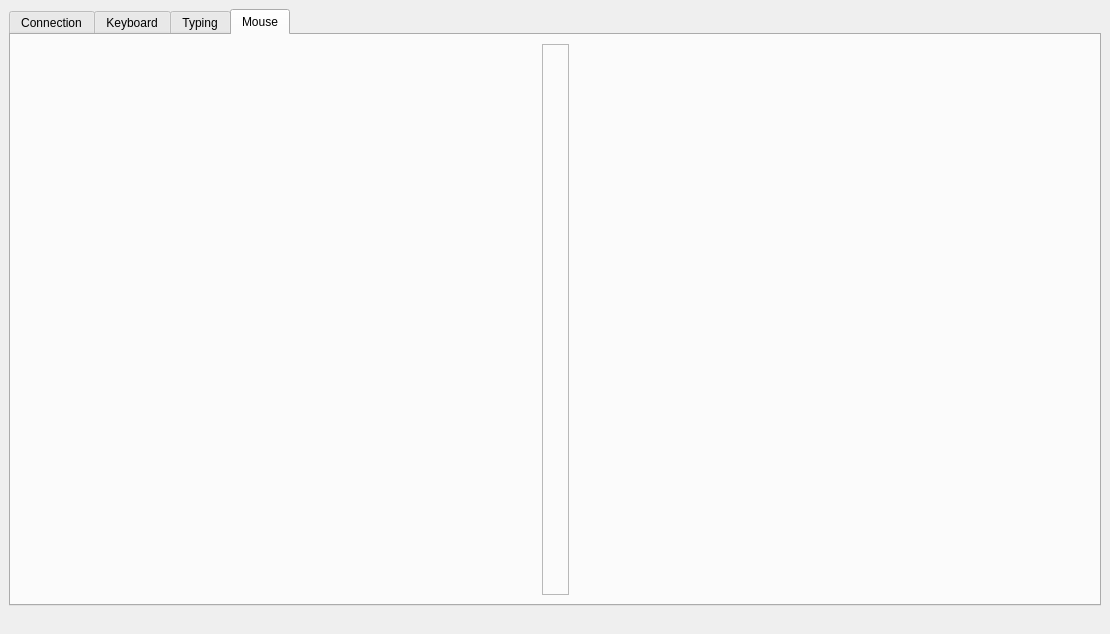
<?xml version="1.0" encoding="UTF-8"?>
<ui version="4.0">
 <class>SSHKBMWindow</class>
 <widget class="QMainWindow" name="SSHKBMWindow">
  <property name="geometry">
   <rect>
    <x>0</x>
    <y>0</y>
    <width>1110</width>
    <height>634</height>
   </rect>
  </property>
  <property name="windowTitle">
   <string>SSHKBM</string>
  </property>
  <widget class="QWidget" name="centralwidget">
   <layout class="QGridLayout" name="gridLayout">
    <item row="0" column="0">
     <layout class="QVBoxLayout" name="verticalLayout" stretch="0">
      <property name="sizeConstraint">
       <enum>QLayout::SetMaximumSize</enum>
      </property>
      <item>
       <widget class="QTabWidget" name="tabWidget">
        <property name="enabled">
         <bool>true</bool>
        </property>
        <property name="sizePolicy">
         <sizepolicy hsizetype="Preferred" vsizetype="Preferred">
          <horstretch>0</horstretch>
          <verstretch>0</verstretch>
         </sizepolicy>
        </property>
        <property name="focusPolicy">
         <enum>Qt::NoFocus</enum>
        </property>
        <property name="currentIndex">
         <number>3</number>
        </property>
        <widget class="QWidget" name="connectionTab">
         <attribute name="title">
          <string>Connection</string>
         </attribute>
         <layout class="QGridLayout" name="gridLayout_5">
          <item row="0" column="1">
           <layout class="QFormLayout" name="formLayout">
            <item row="0" column="0">
             <widget class="QLabel" name="label_2">
              <property name="text">
               <string>Host</string>
              </property>
              <property name="alignment">
               <set>Qt::AlignLeading|Qt::AlignLeft|Qt::AlignVCenter</set>
              </property>
             </widget>
            </item>
            <item row="0" column="1">
             <widget class="QLineEdit" name="hostField">
              <property name="inputMethodHints">
               <set>Qt::ImhLowercaseOnly</set>
              </property>
             </widget>
            </item>
            <item row="1" column="0">
             <widget class="QLabel" name="label_5">
              <property name="text">
               <string>Port</string>
              </property>
              <property name="alignment">
               <set>Qt::AlignLeading|Qt::AlignLeft|Qt::AlignVCenter</set>
              </property>
             </widget>
            </item>
            <item row="1" column="1">
             <widget class="QLineEdit" name="portField">
              <property name="inputMethodHints">
               <set>Qt::ImhDigitsOnly|Qt::ImhNoPredictiveText|Qt::ImhPreferNumbers</set>
              </property>
              <property name="text">
               <string/>
              </property>
              <property name="echoMode">
               <enum>QLineEdit::Normal</enum>
              </property>
             </widget>
            </item>
            <item row="2" column="0">
             <widget class="QLabel" name="label_3">
              <property name="text">
               <string>User</string>
              </property>
              <property name="alignment">
               <set>Qt::AlignLeading|Qt::AlignLeft|Qt::AlignVCenter</set>
              </property>
             </widget>
            </item>
            <item row="2" column="1">
             <widget class="QLineEdit" name="userField">
              <property name="inputMethodHints">
               <set>Qt::ImhLowercaseOnly|Qt::ImhPreferLatin</set>
              </property>
             </widget>
            </item>
            <item row="3" column="0">
             <widget class="QLabel" name="label_4">
              <property name="text">
               <string>Password</string>
              </property>
              <property name="alignment">
               <set>Qt::AlignLeading|Qt::AlignLeft|Qt::AlignVCenter</set>
              </property>
             </widget>
            </item>
            <item row="3" column="1">
             <widget class="QLineEdit" name="passwordField">
              <property name="inputMethodHints">
               <set>Qt::ImhHiddenText|Qt::ImhNoAutoUppercase|Qt::ImhNoPredictiveText|Qt::ImhSensitiveData</set>
              </property>
              <property name="echoMode">
               <enum>QLineEdit::Password</enum>
              </property>
             </widget>
            </item>
            <item row="7" column="1">
             <widget class="QLineEdit" name="displayField">
              <property name="text">
               <string>:0</string>
              </property>
             </widget>
            </item>
            <item row="4" column="1">
             <widget class="QPushButton" name="connectButton">
              <property name="text">
               <string>Connect</string>
              </property>
             </widget>
            </item>
            <item row="7" column="0">
             <widget class="QLabel" name="label_6">
              <property name="text">
               <string>Display</string>
              </property>
              <property name="alignment">
               <set>Qt::AlignLeading|Qt::AlignLeft|Qt::AlignVCenter</set>
              </property>
             </widget>
            </item>
           </layout>
          </item>
         </layout>
        </widget>
        <widget class="QWidget" name="keyboardTab">
         <property name="focusPolicy">
          <enum>Qt::NoFocus</enum>
         </property>
         <attribute name="title">
          <string>Keyboard</string>
         </attribute>
         <layout class="QGridLayout" name="gridLayout_4">
          <item row="0" column="0">
           <layout class="QVBoxLayout" name="verticalLayout_3">
            <item>
             <widget class="QFrame" name="frame_2">
              <property name="sizePolicy">
               <sizepolicy hsizetype="Minimum" vsizetype="Minimum">
                <horstretch>0</horstretch>
                <verstretch>0</verstretch>
               </sizepolicy>
              </property>
              <property name="frameShape">
               <enum>QFrame::StyledPanel</enum>
              </property>
              <property name="frameShadow">
               <enum>QFrame::Raised</enum>
              </property>
              <layout class="QGridLayout" name="gridLayout_7">
               <item row="0" column="0">
                <widget class="QLabel" name="label_7">
                 <property name="text">
                  <string>Keys pressed inside this tab will be sent to the remote computer.</string>
                 </property>
                 <property name="wordWrap">
                  <bool>true</bool>
                 </property>
                </widget>
               </item>
               <item row="1" column="0">
                <spacer name="verticalSpacer_3">
                 <property name="orientation">
                  <enum>Qt::Vertical</enum>
                 </property>
                 <property name="sizeHint" stdset="0">
                  <size>
                   <width>20</width>
                   <height>40</height>
                  </size>
                 </property>
                </spacer>
               </item>
               <item row="3" column="0">
                <widget class="QLabel" name="lastKeyLabel">
                 <property name="font">
                  <font>
                   <family>Sans Serif</family>
                   <pointsize>30</pointsize>
                   <weight>75</weight>
                   <bold>true</bold>
                  </font>
                 </property>
                 <property name="text">
                  <string/>
                 </property>
                 <property name="alignment">
                  <set>Qt::AlignCenter</set>
                 </property>
                </widget>
               </item>
               <item row="4" column="0">
                <spacer name="verticalSpacer_4">
                 <property name="orientation">
                  <enum>Qt::Vertical</enum>
                 </property>
                 <property name="sizeHint" stdset="0">
                  <size>
                   <width>20</width>
                   <height>40</height>
                  </size>
                 </property>
                </spacer>
               </item>
               <item row="6" column="0">
                <widget class="QFrame" name="frame_4">
                 <property name="frameShape">
                  <enum>QFrame::NoFrame</enum>
                 </property>
                 <property name="frameShadow">
                  <enum>QFrame::Raised</enum>
                 </property>
                 <layout class="QGridLayout" name="gridLayout_9">
                  <item row="2" column="0">
                   <layout class="QHBoxLayout" name="horizontalLayout_2">
                    <item>
                     <widget class="QCheckBox" name="ignoreModifiersCheck">
                      <property name="font">
                       <font>
                        <pointsize>11</pointsize>
                       </font>
                      </property>
                      <property name="focusPolicy">
                       <enum>Qt::NoFocus</enum>
                      </property>
                      <property name="text">
                       <string>Only the modifiers above</string>
                      </property>
                      <property name="checked">
                       <bool>false</bool>
                      </property>
                     </widget>
                    </item>
                    <item>
                     <widget class="QFrame" name="frame_8">
                      <property name="frameShape">
                       <enum>QFrame::NoFrame</enum>
                      </property>
                      <property name="frameShadow">
                       <enum>QFrame::Raised</enum>
                      </property>
                      <layout class="QHBoxLayout" name="horizontalLayout_8">
                       <item>
                        <widget class="QPushButton" name="leftArrowBtn">
                         <property name="cursor">
                          <cursorShape>OpenHandCursor</cursorShape>
                         </property>
                         <property name="focusPolicy">
                          <enum>Qt::NoFocus</enum>
                         </property>
                         <property name="text">
                          <string>←</string>
                         </property>
                         <property name="Key" stdset="0">
                          <string>Left</string>
                         </property>
                        </widget>
                       </item>
                       <item>
                        <widget class="QPushButton" name="downArrowBtn">
                         <property name="cursor">
                          <cursorShape>OpenHandCursor</cursorShape>
                         </property>
                         <property name="focusPolicy">
                          <enum>Qt::NoFocus</enum>
                         </property>
                         <property name="text">
                          <string>↓</string>
                         </property>
                         <property name="Key" stdset="0">
                          <string>Down</string>
                         </property>
                        </widget>
                       </item>
                       <item>
                        <widget class="QPushButton" name="upArrowBtn">
                         <property name="cursor">
                          <cursorShape>OpenHandCursor</cursorShape>
                         </property>
                         <property name="focusPolicy">
                          <enum>Qt::NoFocus</enum>
                         </property>
                         <property name="text">
                          <string>↑</string>
                         </property>
                         <property name="Key" stdset="0">
                          <string>Up</string>
                         </property>
                        </widget>
                       </item>
                       <item>
                        <widget class="QPushButton" name="rightArrowBtn">
                         <property name="cursor">
                          <cursorShape>OpenHandCursor</cursorShape>
                         </property>
                         <property name="focusPolicy">
                          <enum>Qt::NoFocus</enum>
                         </property>
                         <property name="text">
                          <string>→</string>
                         </property>
                         <property name="Key" stdset="0">
                          <string>Right</string>
                         </property>
                        </widget>
                       </item>
                      </layout>
                     </widget>
                    </item>
                   </layout>
                  </item>
                 </layout>
                </widget>
               </item>
               <item row="2" column="0">
                <widget class="QLabel" name="lastKeyTitleLabel">
                 <property name="text">
                  <string/>
                 </property>
                </widget>
               </item>
               <item row="5" column="0">
                <widget class="QFrame" name="frame_3">
                 <property name="frameShape">
                  <enum>QFrame::NoFrame</enum>
                 </property>
                 <property name="frameShadow">
                  <enum>QFrame::Raised</enum>
                 </property>
                 <layout class="QGridLayout" name="gridLayout_8">
                  <item row="2" column="0">
                   <layout class="QHBoxLayout" name="horizontalLayout">
                    <item>
                     <widget class="QCheckBox" name="shiftCheck">
                      <property name="focusPolicy">
                       <enum>Qt::NoFocus</enum>
                      </property>
                      <property name="text">
                       <string>Shift</string>
                      </property>
                     </widget>
                    </item>
                    <item>
                     <widget class="QCheckBox" name="ctrlCheck">
                      <property name="focusPolicy">
                       <enum>Qt::NoFocus</enum>
                      </property>
                      <property name="text">
                       <string>Ctrl</string>
                      </property>
                     </widget>
                    </item>
                    <item>
                     <widget class="QCheckBox" name="superCheck">
                      <property name="focusPolicy">
                       <enum>Qt::NoFocus</enum>
                      </property>
                      <property name="text">
                       <string>Super</string>
                      </property>
                     </widget>
                    </item>
                    <item>
                     <widget class="QCheckBox" name="altCheck">
                      <property name="focusPolicy">
                       <enum>Qt::NoFocus</enum>
                      </property>
                      <property name="text">
                       <string>Alt</string>
                      </property>
                     </widget>
                    </item>
                    <item>
                     <widget class="QCheckBox" name="altGrCheck">
                      <property name="focusPolicy">
                       <enum>Qt::NoFocus</enum>
                      </property>
                      <property name="text">
                       <string>Alt Gr</string>
                      </property>
                     </widget>
                    </item>
                    <item>
                     <widget class="QCheckBox" name="composeCheck">
                      <property name="focusPolicy">
                       <enum>Qt::NoFocus</enum>
                      </property>
                      <property name="text">
                       <string>Compose</string>
                      </property>
                     </widget>
                    </item>
                   </layout>
                  </item>
                 </layout>
                </widget>
               </item>
               <item row="13" column="0">
                <widget class="QFrame" name="frame_5">
                 <property name="frameShape">
                  <enum>QFrame::NoFrame</enum>
                 </property>
                 <property name="frameShadow">
                  <enum>QFrame::Raised</enum>
                 </property>
                 <layout class="QGridLayout" name="gridLayout_10">
                  <item row="0" column="0">
                   <layout class="QHBoxLayout" name="horizontalLayout_3">
                    <item>
                     <widget class="QPushButton" name="spaceBtn">
                      <property name="font">
                       <font>
                        <pointsize>10</pointsize>
                        <weight>50</weight>
                        <bold>false</bold>
                       </font>
                      </property>
                      <property name="cursor">
                       <cursorShape>OpenHandCursor</cursorShape>
                      </property>
                      <property name="focusPolicy">
                       <enum>Qt::NoFocus</enum>
                      </property>
                      <property name="text">
                       <string>Space</string>
                      </property>
                      <property name="Key" stdset="0">
                       <string>space</string>
                      </property>
                     </widget>
                    </item>
                    <item>
                     <widget class="QPushButton" name="escBtn">
                      <property name="font">
                       <font>
                        <pointsize>10</pointsize>
                       </font>
                      </property>
                      <property name="cursor">
                       <cursorShape>OpenHandCursor</cursorShape>
                      </property>
                      <property name="focusPolicy">
                       <enum>Qt::NoFocus</enum>
                      </property>
                      <property name="text">
                       <string>Esc</string>
                      </property>
                      <property name="Key" stdset="0">
                       <string>Escape</string>
                      </property>
                     </widget>
                    </item>
                    <item>
                     <widget class="QPushButton" name="tabBtn">
                      <property name="font">
                       <font>
                        <pointsize>10</pointsize>
                       </font>
                      </property>
                      <property name="cursor">
                       <cursorShape>OpenHandCursor</cursorShape>
                      </property>
                      <property name="focusPolicy">
                       <enum>Qt::NoFocus</enum>
                      </property>
                      <property name="text">
                       <string>Tab</string>
                      </property>
                      <property name="Key" stdset="0">
                       <string>Tab</string>
                      </property>
                     </widget>
                    </item>
                    <item>
                     <widget class="QPushButton" name="capsBtn">
                      <property name="font">
                       <font>
                        <pointsize>10</pointsize>
                       </font>
                      </property>
                      <property name="cursor">
                       <cursorShape>OpenHandCursor</cursorShape>
                      </property>
                      <property name="focusPolicy">
                       <enum>Qt::NoFocus</enum>
                      </property>
                      <property name="text">
                       <string>Caps</string>
                      </property>
                      <property name="Key" stdset="0">
                       <string>Caps_Lock</string>
                      </property>
                     </widget>
                    </item>
                    <item>
                     <widget class="QPushButton" name="insBtn">
                      <property name="font">
                       <font>
                        <pointsize>10</pointsize>
                       </font>
                      </property>
                      <property name="cursor">
                       <cursorShape>OpenHandCursor</cursorShape>
                      </property>
                      <property name="focusPolicy">
                       <enum>Qt::NoFocus</enum>
                      </property>
                      <property name="text">
                       <string>Ins</string>
                      </property>
                      <property name="Key" stdset="0">
                       <string>Insert</string>
                      </property>
                     </widget>
                    </item>
                    <item>
                     <widget class="QPushButton" name="delBtn">
                      <property name="font">
                       <font>
                        <pointsize>10</pointsize>
                       </font>
                      </property>
                      <property name="cursor">
                       <cursorShape>OpenHandCursor</cursorShape>
                      </property>
                      <property name="focusPolicy">
                       <enum>Qt::NoFocus</enum>
                      </property>
                      <property name="text">
                       <string>Del</string>
                      </property>
                      <property name="Key" stdset="0">
                       <string>Delete</string>
                      </property>
                     </widget>
                    </item>
                    <item>
                     <widget class="QPushButton" name="prtscrBtn">
                      <property name="font">
                       <font>
                        <pointsize>10</pointsize>
                       </font>
                      </property>
                      <property name="cursor">
                       <cursorShape>OpenHandCursor</cursorShape>
                      </property>
                      <property name="focusPolicy">
                       <enum>Qt::NoFocus</enum>
                      </property>
                      <property name="text">
                       <string>PrtScr</string>
                      </property>
                      <property name="Key" stdset="0">
                       <string>Print</string>
                      </property>
                     </widget>
                    </item>
                    <item>
                     <widget class="QPushButton" name="pgupBtn">
                      <property name="font">
                       <font>
                        <pointsize>10</pointsize>
                       </font>
                      </property>
                      <property name="cursor">
                       <cursorShape>OpenHandCursor</cursorShape>
                      </property>
                      <property name="focusPolicy">
                       <enum>Qt::NoFocus</enum>
                      </property>
                      <property name="text">
                       <string>PgUp</string>
                      </property>
                      <property name="Key" stdset="0">
                       <string>Prior</string>
                      </property>
                     </widget>
                    </item>
                    <item>
                     <widget class="QPushButton" name="pgdnBtn">
                      <property name="font">
                       <font>
                        <pointsize>10</pointsize>
                       </font>
                      </property>
                      <property name="cursor">
                       <cursorShape>OpenHandCursor</cursorShape>
                      </property>
                      <property name="focusPolicy">
                       <enum>Qt::NoFocus</enum>
                      </property>
                      <property name="text">
                       <string>PgDn</string>
                      </property>
                      <property name="Key" stdset="0">
                       <string>Next</string>
                      </property>
                     </widget>
                    </item>
                    <item>
                     <widget class="QPushButton" name="homeBtn">
                      <property name="font">
                       <font>
                        <pointsize>10</pointsize>
                       </font>
                      </property>
                      <property name="cursor">
                       <cursorShape>OpenHandCursor</cursorShape>
                      </property>
                      <property name="focusPolicy">
                       <enum>Qt::NoFocus</enum>
                      </property>
                      <property name="text">
                       <string>Home</string>
                      </property>
                      <property name="Key" stdset="0">
                       <string>Home</string>
                      </property>
                     </widget>
                    </item>
                    <item>
                     <widget class="QPushButton" name="endBtn">
                      <property name="font">
                       <font>
                        <pointsize>10</pointsize>
                       </font>
                      </property>
                      <property name="cursor">
                       <cursorShape>OpenHandCursor</cursorShape>
                      </property>
                      <property name="focusPolicy">
                       <enum>Qt::NoFocus</enum>
                      </property>
                      <property name="text">
                       <string>End</string>
                      </property>
                      <property name="Key" stdset="0">
                       <string>End</string>
                      </property>
                     </widget>
                    </item>
                   </layout>
                  </item>
                 </layout>
                </widget>
               </item>
               <item row="14" column="0">
                <widget class="QFrame" name="frame_7">
                 <property name="frameShape">
                  <enum>QFrame::NoFrame</enum>
                 </property>
                 <property name="frameShadow">
                  <enum>QFrame::Raised</enum>
                 </property>
                 <layout class="QHBoxLayout" name="horizontalLayout_7">
                  <item>
                   <layout class="QHBoxLayout" name="horizontalLayout_6">
                    <item>
                     <widget class="QPushButton" name="f1Btn">
                      <property name="cursor">
                       <cursorShape>OpenHandCursor</cursorShape>
                      </property>
                      <property name="focusPolicy">
                       <enum>Qt::NoFocus</enum>
                      </property>
                      <property name="text">
                       <string>F1</string>
                      </property>
                      <property name="Key" stdset="0">
                       <string>F1</string>
                      </property>
                     </widget>
                    </item>
                    <item>
                     <widget class="QPushButton" name="f2Btn">
                      <property name="cursor">
                       <cursorShape>OpenHandCursor</cursorShape>
                      </property>
                      <property name="focusPolicy">
                       <enum>Qt::NoFocus</enum>
                      </property>
                      <property name="text">
                       <string>F2</string>
                      </property>
                      <property name="Key" stdset="0">
                       <string>F2</string>
                      </property>
                     </widget>
                    </item>
                    <item>
                     <widget class="QPushButton" name="f3Btn">
                      <property name="cursor">
                       <cursorShape>OpenHandCursor</cursorShape>
                      </property>
                      <property name="focusPolicy">
                       <enum>Qt::NoFocus</enum>
                      </property>
                      <property name="text">
                       <string>F3</string>
                      </property>
                      <property name="Key" stdset="0">
                       <string>F3</string>
                      </property>
                     </widget>
                    </item>
                    <item>
                     <widget class="QPushButton" name="f4Btn">
                      <property name="cursor">
                       <cursorShape>OpenHandCursor</cursorShape>
                      </property>
                      <property name="focusPolicy">
                       <enum>Qt::NoFocus</enum>
                      </property>
                      <property name="text">
                       <string>F4</string>
                      </property>
                      <property name="Key" stdset="0">
                       <string>F4</string>
                      </property>
                     </widget>
                    </item>
                    <item>
                     <widget class="QPushButton" name="f5Btn">
                      <property name="cursor">
                       <cursorShape>OpenHandCursor</cursorShape>
                      </property>
                      <property name="focusPolicy">
                       <enum>Qt::NoFocus</enum>
                      </property>
                      <property name="text">
                       <string>F5</string>
                      </property>
                      <property name="Key" stdset="0">
                       <string>F5</string>
                      </property>
                     </widget>
                    </item>
                    <item>
                     <widget class="QPushButton" name="f6Btn">
                      <property name="cursor">
                       <cursorShape>OpenHandCursor</cursorShape>
                      </property>
                      <property name="focusPolicy">
                       <enum>Qt::NoFocus</enum>
                      </property>
                      <property name="text">
                       <string>F6</string>
                      </property>
                      <property name="Key" stdset="0">
                       <string>F6</string>
                      </property>
                     </widget>
                    </item>
                    <item>
                     <widget class="QPushButton" name="f7Btn">
                      <property name="cursor">
                       <cursorShape>OpenHandCursor</cursorShape>
                      </property>
                      <property name="focusPolicy">
                       <enum>Qt::NoFocus</enum>
                      </property>
                      <property name="text">
                       <string>F7</string>
                      </property>
                      <property name="Key" stdset="0">
                       <string>F7</string>
                      </property>
                     </widget>
                    </item>
                    <item>
                     <widget class="QPushButton" name="f8Btn">
                      <property name="cursor">
                       <cursorShape>OpenHandCursor</cursorShape>
                      </property>
                      <property name="focusPolicy">
                       <enum>Qt::NoFocus</enum>
                      </property>
                      <property name="text">
                       <string>F8</string>
                      </property>
                      <property name="Key" stdset="0">
                       <string>F8</string>
                      </property>
                     </widget>
                    </item>
                    <item>
                     <widget class="QPushButton" name="f9Btn">
                      <property name="cursor">
                       <cursorShape>OpenHandCursor</cursorShape>
                      </property>
                      <property name="focusPolicy">
                       <enum>Qt::NoFocus</enum>
                      </property>
                      <property name="text">
                       <string>F9</string>
                      </property>
                      <property name="Key" stdset="0">
                       <string>F9</string>
                      </property>
                     </widget>
                    </item>
                    <item>
                     <widget class="QPushButton" name="f10Btn">
                      <property name="cursor">
                       <cursorShape>OpenHandCursor</cursorShape>
                      </property>
                      <property name="focusPolicy">
                       <enum>Qt::NoFocus</enum>
                      </property>
                      <property name="text">
                       <string>F10</string>
                      </property>
                      <property name="Key" stdset="0">
                       <string>F10</string>
                      </property>
                     </widget>
                    </item>
                    <item>
                     <widget class="QPushButton" name="f11Btn">
                      <property name="cursor">
                       <cursorShape>OpenHandCursor</cursorShape>
                      </property>
                      <property name="focusPolicy">
                       <enum>Qt::NoFocus</enum>
                      </property>
                      <property name="text">
                       <string>F11</string>
                      </property>
                      <property name="Key" stdset="0">
                       <string>F11</string>
                      </property>
                     </widget>
                    </item>
                    <item>
                     <widget class="QPushButton" name="f12Btn">
                      <property name="cursor">
                       <cursorShape>OpenHandCursor</cursorShape>
                      </property>
                      <property name="focusPolicy">
                       <enum>Qt::NoFocus</enum>
                      </property>
                      <property name="text">
                       <string>F12</string>
                      </property>
                      <property name="Key" stdset="0">
                       <string>F12</string>
                      </property>
                     </widget>
                    </item>
                   </layout>
                  </item>
                 </layout>
                </widget>
               </item>
               <item row="15" column="0">
                <widget class="QFrame" name="frame_6">
                 <property name="frameShape">
                  <enum>QFrame::NoFrame</enum>
                 </property>
                 <property name="frameShadow">
                  <enum>QFrame::Raised</enum>
                 </property>
                 <layout class="QHBoxLayout" name="horizontalLayout_4">
                  <item>
                   <layout class="QHBoxLayout" name="horizontalLayout_5">
                    <item>
                     <widget class="QPushButton" name="muteBtn">
                      <property name="cursor">
                       <cursorShape>OpenHandCursor</cursorShape>
                      </property>
                      <property name="focusPolicy">
                       <enum>Qt::NoFocus</enum>
                      </property>
                      <property name="text">
                       <string>Mute</string>
                      </property>
                      <property name="Key" stdset="0">
                       <string>XF86AudioMute</string>
                      </property>
                     </widget>
                    </item>
                    <item>
                     <widget class="QPushButton" name="volDownBtn">
                      <property name="cursor">
                       <cursorShape>OpenHandCursor</cursorShape>
                      </property>
                      <property name="focusPolicy">
                       <enum>Qt::NoFocus</enum>
                      </property>
                      <property name="text">
                       <string>Vol–</string>
                      </property>
                      <property name="Key" stdset="0">
                       <string>XF86AudioLowerVolume</string>
                      </property>
                     </widget>
                    </item>
                    <item>
                     <widget class="QPushButton" name="volUpBtn">
                      <property name="cursor">
                       <cursorShape>OpenHandCursor</cursorShape>
                      </property>
                      <property name="focusPolicy">
                       <enum>Qt::NoFocus</enum>
                      </property>
                      <property name="text">
                       <string>Vol+</string>
                      </property>
                      <property name="Key" stdset="0">
                       <string>XF86AudioRaiseVolume</string>
                      </property>
                     </widget>
                    </item>
                    <item>
                     <widget class="QPushButton" name="playBtn">
                      <property name="cursor">
                       <cursorShape>OpenHandCursor</cursorShape>
                      </property>
                      <property name="focusPolicy">
                       <enum>Qt::NoFocus</enum>
                      </property>
                      <property name="text">
                       <string>Play</string>
                      </property>
                      <property name="Key" stdset="0">
                       <string>XF86AudioPlay</string>
                      </property>
                     </widget>
                    </item>
                    <item>
                     <widget class="QPushButton" name="stopBtn">
                      <property name="cursor">
                       <cursorShape>OpenHandCursor</cursorShape>
                      </property>
                      <property name="focusPolicy">
                       <enum>Qt::NoFocus</enum>
                      </property>
                      <property name="text">
                       <string>Stop</string>
                      </property>
                      <property name="Key" stdset="0">
                       <string>XF86AudioStop</string>
                      </property>
                     </widget>
                    </item>
                    <item>
                     <widget class="QPushButton" name="prevBtn">
                      <property name="cursor">
                       <cursorShape>OpenHandCursor</cursorShape>
                      </property>
                      <property name="focusPolicy">
                       <enum>Qt::NoFocus</enum>
                      </property>
                      <property name="text">
                       <string>Prev</string>
                      </property>
                      <property name="Key" stdset="0">
                       <string>XF86AudioPrev</string>
                      </property>
                     </widget>
                    </item>
                    <item>
                     <widget class="QPushButton" name="nextBtn">
                      <property name="cursor">
                       <cursorShape>OpenHandCursor</cursorShape>
                      </property>
                      <property name="focusPolicy">
                       <enum>Qt::NoFocus</enum>
                      </property>
                      <property name="text">
                       <string>Next</string>
                      </property>
                      <property name="Key" stdset="0">
                       <string>XF86AudioNext</string>
                      </property>
                     </widget>
                    </item>
                   </layout>
                  </item>
                 </layout>
                </widget>
               </item>
              </layout>
             </widget>
            </item>
           </layout>
          </item>
         </layout>
        </widget>
        <widget class="QWidget" name="typingTab">
         <attribute name="title">
          <string>Typing</string>
         </attribute>
         <layout class="QGridLayout" name="gridLayout_2">
          <item row="0" column="0">
           <layout class="QVBoxLayout" name="verticalLayout_2">
            <item>
             <spacer name="verticalSpacer">
              <property name="orientation">
               <enum>Qt::Vertical</enum>
              </property>
              <property name="sizeHint" stdset="0">
               <size>
                <width>20</width>
                <height>40</height>
               </size>
              </property>
             </spacer>
            </item>
            <item>
             <widget class="QPlainTextEdit" name="typingField"/>
            </item>
            <item>
             <widget class="QFrame" name="frame">
              <property name="frameShape">
               <enum>QFrame::NoFrame</enum>
              </property>
              <property name="frameShadow">
               <enum>QFrame::Raised</enum>
              </property>
              <layout class="QGridLayout" name="gridLayout_3">
               <item row="0" column="0">
                <spacer name="horizontalSpacer">
                 <property name="orientation">
                  <enum>Qt::Horizontal</enum>
                 </property>
                 <property name="sizeHint" stdset="0">
                  <size>
                   <width>171</width>
                   <height>20</height>
                  </size>
                 </property>
                </spacer>
               </item>
               <item row="0" column="1">
                <widget class="QPushButton" name="sendTextButton">
                 <property name="text">
                  <string>Send text</string>
                 </property>
                </widget>
               </item>
               <item row="0" column="2">
                <spacer name="horizontalSpacer_2">
                 <property name="orientation">
                  <enum>Qt::Horizontal</enum>
                 </property>
                 <property name="sizeHint" stdset="0">
                  <size>
                   <width>40</width>
                   <height>20</height>
                  </size>
                 </property>
                </spacer>
               </item>
              </layout>
             </widget>
            </item>
            <item>
             <spacer name="verticalSpacer_2">
              <property name="orientation">
               <enum>Qt::Vertical</enum>
              </property>
              <property name="sizeHint" stdset="0">
               <size>
                <width>20</width>
                <height>40</height>
               </size>
              </property>
             </spacer>
            </item>
           </layout>
          </item>
         </layout>
        </widget>
        <widget class="QWidget" name="mouseTab">
         <property name="enabled">
          <bool>true</bool>
         </property>
         <attribute name="title">
          <string>Mouse</string>
         </attribute>
         <layout class="QHBoxLayout" name="horizontalLayout_10">
          <item>
           <spacer name="horizontalSpacer_3">
            <property name="orientation">
             <enum>Qt::Horizontal</enum>
            </property>
            <property name="sizeHint" stdset="0">
             <size>
              <width>40</width>
              <height>20</height>
             </size>
            </property>
           </spacer>
          </item>
          <item>
           <layout class="QHBoxLayout" name="horizontalLayout_9">
            <item>
             <widget class="QFrame" name="frame_9">
              <property name="frameShape">
               <enum>QFrame::StyledPanel</enum>
              </property>
              <property name="frameShadow">
               <enum>QFrame::Raised</enum>
              </property>
              <layout class="QVBoxLayout" name="verticalLayout_4">
               <item>
                <widget class="QLabel" name="mousePicture">
                 <property name="enabled">
                  <bool>true</bool>
                 </property>
                 <property name="sizePolicy">
                  <sizepolicy hsizetype="Maximum" vsizetype="Maximum">
                   <horstretch>0</horstretch>
                   <verstretch>0</verstretch>
                  </sizepolicy>
                 </property>
                 <property name="maximumSize">
                  <size>
                   <width>400</width>
                   <height>400</height>
                  </size>
                 </property>
                 <property name="cursor">
                  <cursorShape>CrossCursor</cursorShape>
                 </property>
                 <property name="mouseTracking">
                  <bool>true</bool>
                 </property>
                 <property name="text">
                  <string/>
                 </property>
                 <property name="pixmap">
                  <pixmap resource="bg.qrc">:/mouse-bg/img/mouse-bg.svg</pixmap>
                 </property>
                 <property name="scaledContents">
                  <bool>true</bool>
                 </property>
                </widget>
               </item>
              </layout>
             </widget>
            </item>
           </layout>
          </item>
          <item>
           <spacer name="horizontalSpacer_4">
            <property name="orientation">
             <enum>Qt::Horizontal</enum>
            </property>
            <property name="sizeHint" stdset="0">
             <size>
              <width>40</width>
              <height>20</height>
             </size>
            </property>
           </spacer>
          </item>
         </layout>
        </widget>
       </widget>
      </item>
     </layout>
    </item>
   </layout>
  </widget>
  <widget class="QStatusBar" name="statusbar">
   <property name="sizeGripEnabled">
    <bool>false</bool>
   </property>
  </widget>
 </widget>
 <tabstops>
  <tabstop>hostField</tabstop>
  <tabstop>portField</tabstop>
  <tabstop>userField</tabstop>
  <tabstop>passwordField</tabstop>
  <tabstop>connectButton</tabstop>
  <tabstop>displayField</tabstop>
  <tabstop>sendTextButton</tabstop>
  <tabstop>typingField</tabstop>
 </tabstops>
 <resources>
  <include location="bg.qrc"/>
 </resources>
 <connections/>
</ui>
